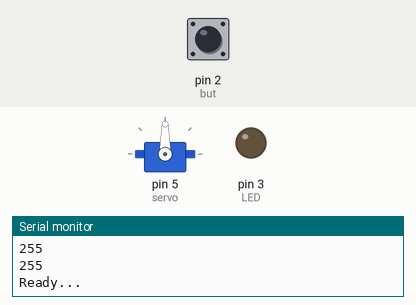
Simulated run of this sketch. Board: Arduino Uno, built with avr-gcc and run on an emulated ATmega328P. Parts: servo, output pins drawn as LEDs (lit = HIGH), the last lines printed to the serial monitor. The test bench sets the inputs (shaded band); at power-on: pin 2 (but) HIGH. The local clock reads 2024-03-15 10:24:30 at power-on unless the sketch sets it.

Above: at 1.2 s.
1.3 s: pin 2 (but) pulled LOW for 0.15 s
At 2.2 s:
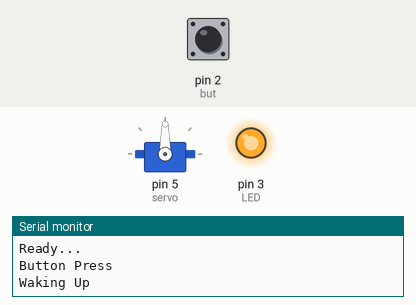
2.9 s: pin 2 (but) pulled LOW for 1 s
At 3.7 s:
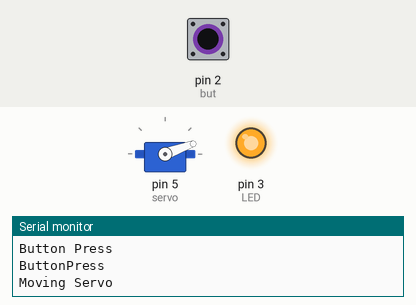
9.9 s: pin 2 (but) pulled LOW for 3.2 s
At 14.7 s:
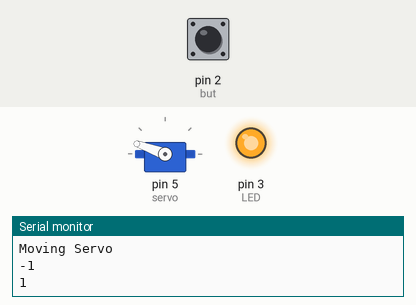
Timing chart, 0 to 31.5 s (numbered marks = the images above; inputs shaded):
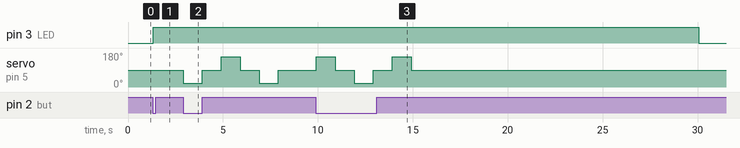

The sketch:

CatFeederMk3.ino
```cpp
#include<Servo.h>
#include "RTClib.h"
#include<EEPROM.h>
#include<LowPower.h>

//Set RTC chip type
RTC_DS3231 rtc;

//Days of week
char daysOfTheWeek[7][12] = {"Sunday", "Monday", "Tuesday", "Wednesday", "Thursday", "Friday", "Saturday"};

//Toggle variables
bool foodLatch = false, tog = false, buttLatch = false;

//EEPROM addresses
int addServ = 0, addHr = 4, addMn = 8, addHr2 = 12, addMn2 = 16;

int but = 2, LED = 3;

//toggle for button interrupt
volatile int toggle = 0;

int dir = -1;

//initialise Stepper
Servo servo;
//Alarm and rotation variables
int rotAngle = 200, aHour, aMin, wakeMin, wakeHour, aHour2, aMin2;

DateTime now;

void setup() {
  // put your setup code here, to run once:
  Serial.begin(115200);

  servo.attach(5);
  servo.write(90);

  //Button to interrupt sleep and manually feed
  pinMode(but, INPUT_PULLUP);

  attachInterrupt(digitalPinToInterrupt(2) , intPin, FALLING);

  //LED to indicate device is awake
  pinMode(LED, OUTPUT);
  digitalWrite(LED, LOW);

  // Read rotation angle from EEPROM using int function
  rotAngle = eReadInt(addServ);

  aHour = EEPROM.read(addHr);
  aMin = EEPROM.read(addMn);
  aHour2 = EEPROM.read(addHr2);
  aMin2 = EEPROM.read(addMn2);


  Serial.println(rotAngle);
  Serial.println(aHour);
  Serial.println(aMin);
  Serial.println(aHour2);
  Serial.println(aMin2);

  if (! rtc.begin()) {
    Serial.println("Couldn't find RTC");
    while (1);
  }

  if (rtc.lostPower()) {
    Serial.println("RTC lost power, lets set the time!");
    rtc.adjust(DateTime(F(__DATE__), F(__TIME__)));

  }
  now = rtc.now();

  //set Wake hour, allows device to sleep after 1 min if non use
  wakeMin = now.minute();
  wakeHour = now.hour();

  Serial.println("Ready...");
}

void loop() {
  // put your main code here, to run repeatedly:
  //Update Time
  now  = rtc.now();

  //Check for Serial intput
  setData();

  //Check for button press
  if(toggle == 2){

    //Button has been pressed while device is active, move servo
    Serial.println("ButtonPress");

    moveServo();

    //toggle = 1 means device is active
    toggle = 1;
  }
  else if (toggle == 1 && !buttLatch){
    //First button press since the device was asleep. set wake time, turn on LED, write to serial
    wakeHour = now.hour();
    wakeMin = now.minute();
    buttLatch = true;
    digitalWrite(LED, HIGH);
    Serial.println("Waking Up");
  }


  //Check for alarm
  if((int(now.hour()) == aHour && int(now.minute())==aMin) || (int(now.hour()) == aHour2 && int(now.minute())==aMin2)){
    if(!foodLatch){
    moveServo();
    Serial.println("Food Time!");

    //Only dispense once
    foodLatch = true;
    }
  }
  else {
    foodLatch = false;
  }

  //output time if requested
  if(tog){

  Serial.print(now.hour());
  Serial.print(":");
  Serial.print(now.minute());
  Serial.print(":");

  Serial.println(now.second());
  }

  //wait and then sleep for 8s
  delay(30);


  if(wakeMin != now.minute() || wakeHour != now.hour()){
  if(toggle == 1){
    //device has been awake, is now going to sleep, tell user, turn off LED, reset button
    Serial.println("Going to Sleep");
    toggle = 0;
    digitalWrite(LED, LOW);
    buttLatch = false;
    delay(400);
  }

  //go to sleep
  LowPower.powerDown(SLEEP_8S, ADC_OFF, BOD_OFF);

  }
}

void intPin(){
  //butto press, increment toggle if less than 2
  Serial.println("Button Press");
  if (toggle < 2)
    toggle++;
  delay(100);
}


void setData(){
  //Read Serial data for setting alarm, food amoutn and time output
  if(Serial.available()){
    String s = Serial.readString();

    if(s.indexOf("A") >=0){
      //A is used to set alarm in format 'A 15:35'
      int sep = s.indexOf(":");
      String s1 = s.substring(1,sep);
      String s2 = s.substring(sep+1);

      aHour = s1.toInt();
      aMin = s2.toInt();

      //write to internal memory so it persists through power cycle
      EEPROM.write(addHr, aHour);
      EEPROM.write(addMn, aMin);

      Serial.print("Alarm Set: ");
      Serial.print(aHour);
      Serial.print(":");
      Serial.println(aMin);

      }
        else  if(s.indexOf("B") >=0){
      //A is used to set alarm in format 'A 15:35'
      int sep = s.indexOf(":");
      String s1 = s.substring(1,sep);
      String s2 = s.substring(sep+1);

      aHour2 = s1.toInt();
      aMin2 = s2.toInt();

      //write to internal memory so it persists through power cycle
      EEPROM.write(addHr2, aHour2);
      EEPROM.write(addMn2, aMin2);

      Serial.print("B Alarm Set: ");
      Serial.print(aHour2);
      Serial.print(":");
      Serial.println(aMin2);

      }
      else if(s.indexOf("R") >=0){
        //R used to set rotation angle, in degrees,  in format 'R 260'
        String s1 = s.substring(1);
        rotAngle = s1.toInt();

        Serial.print("Rotation Angle Set To: ");
        Serial.println(rotAngle);

        //save rotation angle using eeprom int function
        eWriteInt(addServ, rotAngle);

      }else if(s.indexOf("T") >=0){
        //toggle outputting of time
        tog = !tog;
      }else if(s.indexOf("S") >=0){
        //Set time, this doesn't work
        Serial.println("Setting Tme");
        rtc.adjust(DateTime(F(__DATE__), F(__TIME__)));
      } else if(s.indexOf("ls")>=0){
        Serial.println("Commands:");
        Serial.println("A ##:##");
        Serial.println("B ##:##");
        Serial.println("R ###");
        Serial.println("T");
        Serial.println("S");
      }

    }
}

void moveServo(){
  Serial.println("Moving Servo");

  for(int i = 0; i < 3; i++){
    servo.write(90 + dir* 70);
    delay(1000);
    servo.write(90);
    delay(1000);
    dir = dir*-1;
    Serial.println(dir);
  }
}

/*
 * These functions copied from internet save and read integer values to EEPROM. Not sure if they work properly with negative numbers,
 * will check if it turns out that I need to move stepper anti clockwise too
 */


void eWriteInt(int address, int value)
{
  byte two = (value & 0xFF);
  byte one = ((value >> 8) & 0xFF);

  EEPROM.update(address, two);
  EEPROM.update(address + 1, one);
}

int eReadInt(int address)
{
  long two = EEPROM.read(address);
  long one = EEPROM.read(address + 1);

  return ((two << 0) & 0xFFFFFF) + ((one << 8) & 0xFFFFFFFF);
}
```

Measured:
- after the input at 1.3 s, pin 3 (LED): LOW → HIGH at once
- after the input at 2.9 s, servo on pin 5 (servo): 90° → 20° at once, → 90° 1.0 s later, → 160° 1.0 s later, → 90° 1.0 s later, … (6 changes in this stretch)
- after the input at 9.9 s, servo on pin 5 (servo): 90° → 160° at once, → 90° 1.0 s later, → 20° 1.0 s later, → 90° 1.0 s later, … (6 changes in this stretch)
